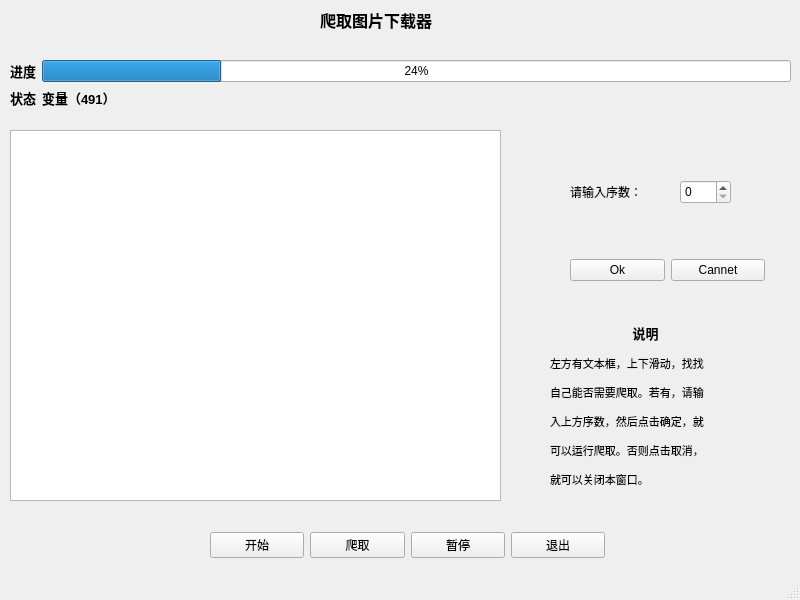
<?xml version="1.0" encoding="UTF-8"?>
<ui version="4.0">
 <class>MainWindow</class>
 <widget class="QMainWindow" name="MainWindow">
  <property name="geometry">
   <rect>
    <x>0</x>
    <y>0</y>
    <width>800</width>
    <height>600</height>
   </rect>
  </property>
  <property name="windowTitle">
   <string>MainWindow</string>
  </property>
  <widget class="QWidget" name="centralwidget">
   <widget class="QLabel" name="label">
    <property name="geometry">
     <rect>
      <x>320</x>
      <y>0</y>
      <width>151</width>
      <height>41</height>
     </rect>
    </property>
    <property name="text">
     <string>&lt;html&gt;&lt;head/&gt;&lt;body&gt;&lt;p&gt;&lt;span style=&quot; font-size:12pt; font-weight:600;&quot;&gt;爬取图片下载器&lt;/span&gt;&lt;/p&gt;&lt;/body&gt;&lt;/html&gt;</string>
    </property>
   </widget>
   <widget class="QWidget" name="formLayoutWidget">
    <property name="geometry">
     <rect>
      <x>10</x>
      <y>60</y>
      <width>781</width>
      <height>61</height>
     </rect>
    </property>
    <layout class="QFormLayout" name="formLayout">
     <item row="0" column="0">
      <widget class="QLabel" name="label_2">
       <property name="text">
        <string>&lt;html&gt;&lt;head/&gt;&lt;body&gt;&lt;p&gt;&lt;span style=&quot; font-size:10pt; font-weight:600;&quot;&gt;进度&lt;/span&gt;&lt;/p&gt;&lt;/body&gt;&lt;/html&gt;</string>
       </property>
      </widget>
     </item>
     <item row="0" column="1">
      <widget class="QProgressBar" name="progressBar">
       <property name="value">
        <number>24</number>
       </property>
      </widget>
     </item>
     <item row="1" column="0">
      <widget class="QLabel" name="label_3">
       <property name="text">
        <string>&lt;html&gt;&lt;head/&gt;&lt;body&gt;&lt;p&gt;&lt;span style=&quot; font-size:10pt; font-weight:600;&quot;&gt;状态&lt;/span&gt;&lt;/p&gt;&lt;/body&gt;&lt;/html&gt;</string>
       </property>
      </widget>
     </item>
     <item row="1" column="1">
      <widget class="QLabel" name="label_4">
       <property name="text">
        <string>&lt;html&gt;&lt;head/&gt;&lt;body&gt;&lt;p&gt;&lt;span style=&quot; font-size:10pt; font-weight:600;&quot;&gt;变量（491）&lt;/span&gt;&lt;/p&gt;&lt;/body&gt;&lt;/html&gt;</string>
       </property>
      </widget>
     </item>
    </layout>
   </widget>
   <widget class="QTextEdit" name="textEdit">
    <property name="geometry">
     <rect>
      <x>10</x>
      <y>130</y>
      <width>491</width>
      <height>371</height>
     </rect>
    </property>
   </widget>
   <widget class="QWidget" name="horizontalLayoutWidget">
    <property name="geometry">
     <rect>
      <x>210</x>
      <y>520</y>
      <width>395</width>
      <height>51</height>
     </rect>
    </property>
    <layout class="QHBoxLayout" name="horizontalLayout">
     <item>
      <widget class="QPushButton" name="pushButton_4">
       <property name="text">
        <string>开始</string>
       </property>
      </widget>
     </item>
     <item>
      <widget class="QPushButton" name="pushButton_3">
       <property name="text">
        <string>爬取</string>
       </property>
      </widget>
     </item>
     <item>
      <widget class="QPushButton" name="pushButton_2">
       <property name="text">
        <string>暂停</string>
       </property>
      </widget>
     </item>
     <item>
      <widget class="QPushButton" name="pushButton">
       <property name="text">
        <string>退出</string>
       </property>
      </widget>
     </item>
    </layout>
   </widget>
   <widget class="QSpinBox" name="spinBox">
    <property name="geometry">
     <rect>
      <x>680</x>
      <y>180</y>
      <width>51</width>
      <height>24</height>
     </rect>
    </property>
   </widget>
   <widget class="QLabel" name="label_5">
    <property name="geometry">
     <rect>
      <x>550</x>
      <y>320</y>
      <width>191</width>
      <height>171</height>
     </rect>
    </property>
    <property name="text">
     <string>&lt;html&gt;&lt;head/&gt;&lt;body&gt;&lt;p align=&quot;center&quot;&gt;&lt;span style=&quot; font-size:10pt; font-weight:600;&quot;&gt;说明&lt;/span&gt;&lt;/p&gt;&lt;p align=&quot;justify&quot;&gt;&lt;span style=&quot; font-size:8pt;&quot;&gt;左方有文本框，上下滑动，找找&lt;/span&gt;&lt;/p&gt;&lt;p align=&quot;justify&quot;&gt;&lt;span style=&quot; font-size:8pt;&quot;&gt;自己能否需要爬取。若有，请输&lt;/span&gt;&lt;/p&gt;&lt;p align=&quot;justify&quot;&gt;&lt;span style=&quot; font-size:8pt;&quot;&gt;入上方序数，然后点击确定，就&lt;/span&gt;&lt;/p&gt;&lt;p align=&quot;justify&quot;&gt;&lt;span style=&quot; font-size:8pt;&quot;&gt;可以运行爬取。否则点击取消，&lt;/span&gt;&lt;/p&gt;&lt;p align=&quot;justify&quot;&gt;&lt;span style=&quot; font-size:8pt;&quot;&gt;就可以关闭本窗口。&lt;/span&gt;&lt;/p&gt;&lt;/body&gt;&lt;/html&gt;</string>
    </property>
    <property name="textFormat">
     <enum>Qt::AutoText</enum>
    </property>
    <property name="scaledContents">
     <bool>false</bool>
    </property>
    <property name="textInteractionFlags">
     <set>Qt::LinksAccessibleByMouse|Qt::TextEditable|Qt::TextEditorInteraction|Qt::TextSelectableByKeyboard|Qt::TextSelectableByMouse</set>
    </property>
   </widget>
   <widget class="QLabel" name="label_6">
    <property name="geometry">
     <rect>
      <x>570</x>
      <y>180</y>
      <width>103</width>
      <height>24</height>
     </rect>
    </property>
    <property name="text">
     <string>请输入序数： </string>
    </property>
   </widget>
   <widget class="QWidget" name="horizontalLayoutWidget_2">
    <property name="geometry">
     <rect>
      <x>570</x>
      <y>250</y>
      <width>195</width>
      <height>41</height>
     </rect>
    </property>
    <layout class="QHBoxLayout" name="horizontalLayout_2">
     <item>
      <widget class="QPushButton" name="pushButton_5">
       <property name="text">
        <string>Ok</string>
       </property>
      </widget>
     </item>
     <item>
      <widget class="QPushButton" name="pushButton_6">
       <property name="text">
        <string>Cannet</string>
       </property>
      </widget>
     </item>
    </layout>
   </widget>
  </widget>
  <widget class="QStatusBar" name="statusbar"/>
 </widget>
 <resources/>
 <connections>
  <connection>
   <sender>pushButton</sender>
   <signal>clicked()</signal>
   <receiver>MainWindow</receiver>
   <slot>close()</slot>
   <hints>
    <hint type="sourcelabel">
     <x>537</x>
     <y>542</y>
    </hint>
    <hint type="destinationlabel">
     <x>671</x>
     <y>542</y>
    </hint>
   </hints>
  </connection>
 </connections>
</ui>
